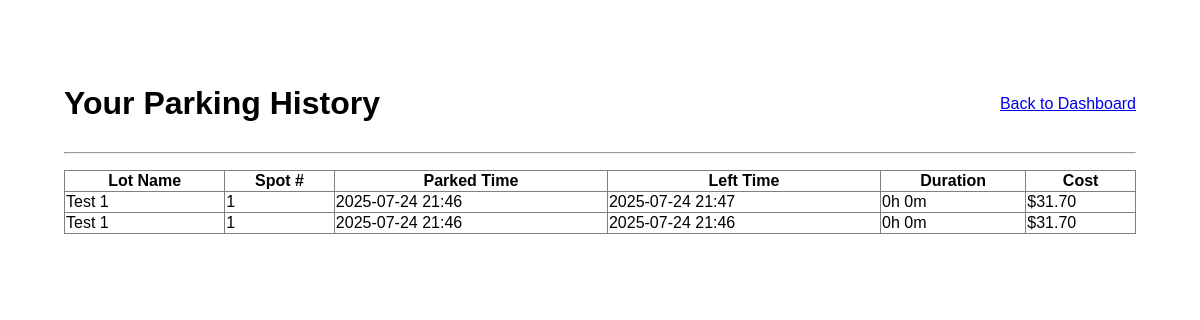
The page /user/history (signed in) on the database its author committed.
### models/models.py (models this page shows)
class Reservation(db.Model):
    id = db.Column(db.Integer, primary_key=True)
    user_id = db.Column(db.Integer, db.ForeignKey('user.id'), nullable=False)
    spot_id = db.Column(db.Integer, db.ForeignKey('parking_spot.id'), nullable=False)
    start_time = db.Column(db.DateTime, nullable=False)
    end_time = db.Column(db.DateTime)
    cost = db.Column(db.Float)
    spot = db.relationship('ParkingSpot', backref='reservations')

class ParkingLot(db.Model):
    id = db.Column(db.Integer, primary_key=True)
    name = db.Column(db.String(100), nullable=False)
    capacity = db.Column(db.Integer, nullable=False)
    price_per_hour = db.Column(db.Float, nullable=False)
    spots = db.relationship('ParkingSpot', backref='lot', lazy=True, cascade="all, delete-orphan")

class ParkingSpot(db.Model):
    id = db.Column(db.Integer, primary_key=True)
    lot_id = db.Column(db.Integer, db.ForeignKey('parking_lot.id'), nullable=False)
    spot_number = db.Column(db.Integer, nullable=False)
    status = db.Column(db.String(20), default='Available') # Available, Occupied

### controllers/controllers.py (the view)
@app.route('/user/history')
@login_required
@role_required('user')
def parking_history():
    completed_reservations = Reservation.query.filter(
        Reservation.user_id == current_user.id,
        Reservation.end_time.isnot(None)
    ).order_by(Reservation.start_time.desc()).all()
    return render_template('parking_history.html', reservations=completed_reservations)

### app.py (called while the page is built)
@login_manager.user_loader
def load_user(user_id):
    return User.query.get(int(user_id))

### controllers/controllers.py (called while the page is built)
def role_required(role):
    def wrapper(fn):
        @wraps(fn)
        def decorated_view(*args, **kwargs):
            if not current_user.is_authenticated or current_user.role != role:
                flash("You do not have permission to access this page.")
                return redirect(url_for('login'))
            return fn(*args, **kwargs)
        return decorated_view
    return wrapper

### templates/parking_history.html (shortened to what this page needs)
{% extends 'base.html' %}
{% block content %}
<div style="max-width: 1200px; margin: auto; padding: 2em;">
    <div style="display: flex; justify-content: space-between; align-items: center;">
        <h1>Your Parking History</h1>
        <a href="{{ url_for('user_dashboard') }}">Back to Dashboard</a>
    </div>
    <hr>
    <table border="1" style="width: 100%; border-collapse: collapse; margin-top: 1em;">
        <thead>
            <tr>
                <th>Lot Name</th>
                <th>Spot #</th>
                <th>Parked Time</th>
                <th>Left Time</th>
                <th>Duration</th>
                <th>Cost</th>
                </tr>
        </thead>
        <tbody>
            {% if reservations %}
                {% for res in reservations %}
                {% set duration = res.end_time - res.start_time %}
                <tr>
                    <td>{{ res.spot.lot.name }}</td>
                    <td>{{ res.spot.spot_number }}</td>
                    <td>{{ res.start_time.strftime('%Y-%m-%d %H:%M') }}</td>
                    <td>{{ res.end_time.strftime('%Y-%m-%d %H:%M') }}</td>
                    <td>
                    {% set hours = (duration.total_seconds() / 3600)|int %}
                    {% set minutes = ((duration.total_seconds() % 3600) / 60)|int %}
                    {{ hours }}h {{ minutes }}m
                    </td>
                    <td>${{ "%.2f"|format(res.cost) }}</td>
                </tr>
                {% endfor %}
            {% else %}
            <tr>
                <td colspan="4" style="text-align: center;">You have no past parking records.</td>
            </tr>
            {% endif %}
        </tbody>
    </table>
</div>
{% endblock %}

### templates/base.html (style rules this page uses)
body { font-family: sans-serif; margin: 2em; }

### rows shown on the page
Reservation: spot.lot.name "Test 1", spot.spot_number "1", start_time "2025-07-24 21:46", end_time "2025-07-24 21:47", hours "0", minutes "0", cost "31.70"
Reservation: spot.lot.name "Test 1", spot.spot_number "1", start_time "2025-07-24 21:46", end_time "2025-07-24 21:46", hours "0", minutes "0", cost "31.70"
